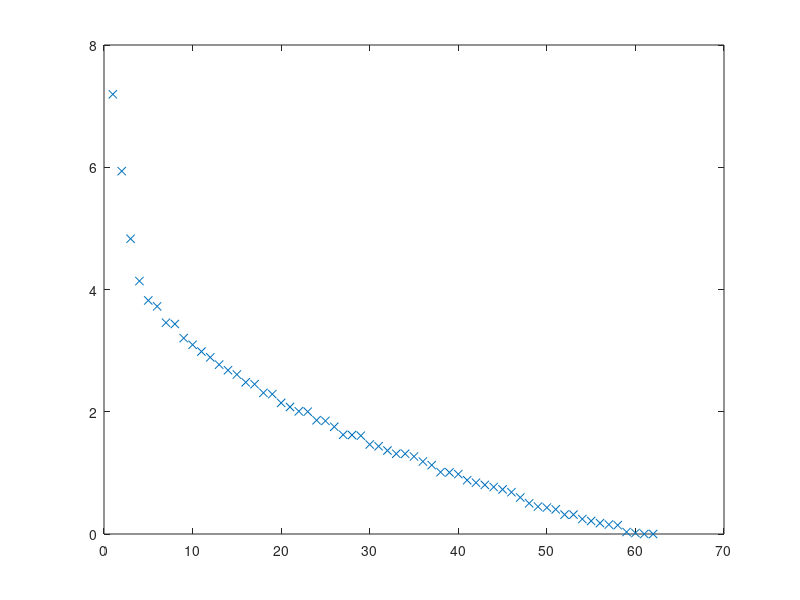

Here is the MATLAB script that generated this plot: (Note: this script raises an error after producing the figure.)
% Demo of stochastic block model (SBM) and latent space model (LSM) fits to
% Dolphin social network data from Mark Newman's website:
% http://www-personal.umich.edu/~mejn/netdata/
%
% This demo was part of a tutorial by Kevin S. Xu and James R. Foulds at
% the SBP-BRiMS 2016 conference and is designed to be executed 1 line at a
% time rather than running the entire script at once.
%
% Data reference:
% D. Lusseau, K. Schneider, O. J. Boisseau, P. Haase, E. Slooten, and S. M.
% Dawson. The bottlenose dolphin community of Doubtful Sound features a
% large proportion of long-lasting associations. Behavioral Ecology and
% Sociobiology, 54:396-405, 2003.

%#ok<*NOPTS>
load('Dolphins.mat')

%% Fit stochastic block model (SBM) to data

% Examine adjacency matrix and eigenvalues
spy(adj)
[U,S,V] = svd(adj);
plot(diag(S),'x')

% Fit SBM with 2 classes by first estimating class memberships using
% spectral clustering
c = spectralClusterSbm(adj,2,struct());
histogram(c)
c'

% Compute maximum-likelihood estimates of edge probabilities from adjacency
% matrix and class assignments
[W,logLik] = estimateSbmProb(adj,c,struct());
logLik
% Convert estimated edge probabilities from vector to 2x2 matrix for easier
% interpretation
W = blockvec2mat(W,false)
imagesc(W)
colormap gray
colorbar

% Re-order nodes by class memberships and re-examine adjacency matrix
[cSorted,sortIdx] = sort(c);
cSorted'
figure(2)
spy(adj(sortIdx,sortIdx))

% Repeat fit with 3 classes
[c,Z,S] = spectralClusterSbm(adj,3,struct());
figure(1)
histogram(c)
c'
[W,logLik] = estimateSbmProb(adj,c,struct());
logLik
W = blockvec2mat(W,false)
imagesc(W)
colormap gray
colorbar
[cSorted,sortIdx] = sort(c);
cSorted'
figure(2)
spy(adj(sortIdx,sortIdx))

% Compute clustering coefficient of the actual network
clustCoeff = clusteringCoefficient(adj)

% Simulate new networks from SBM fit to compare how well the SBM replicates
% the clustering coefficient of the actual network
nRuns = 100;
clustCoeffSbm = zeros(1,nRuns);
for run = 1:nRuns
    adjSim = generateSbm(c,W,false);
    clustCoeffSbm(run) = clusteringCoefficient(adjSim);
end
histogram(clustCoeffSbm)
mean(clustCoeffSbm)

%% Fit latent space model (LSM) to data

% Fit LSM using 2 latent dimensions
tic; [posEst,biasEst,logLik] = estimateLsm(adj,2,2); toc;
logLik

% Compare network visualization using fitted latent positions to
% force-directed layout
figure(1)
plot(graph(adj),'xdata',posEst(:,1),'ydata',posEst(:,2))
figure(2)
plot(graph(adj))

% Simulate new networks from LSM fit to compare how well the LSM replicates
% the clustering coefficient of the actual network
clustCoeffLsm = zeros(1,nRuns);
for run = 1:nRuns
    adjSim = generateLsm(posEst,biasEst);
    clustCoeffLsm(run) = clusteringCoefficient(adjSim);
end
histogram(clustCoeffLsm)
mean(clustCoeffLsm)

% Fit LSM in 3 dimensions for comparison
tic; [posEst,biasEst,logLik] = estimateLsm(adj,3,2); toc;
logLik
% Simulate new networks from latent space model fit
clustCoeffLsm = zeros(1,nRuns);
for run = 1:nRuns
    adjSim = generateLsm(posEst,biasEst);
    clustCoeffLsm(run) = clusteringCoefficient(adjSim);
end
histogram(clustCoeffLsm)
mean(clustCoeffLsm)
